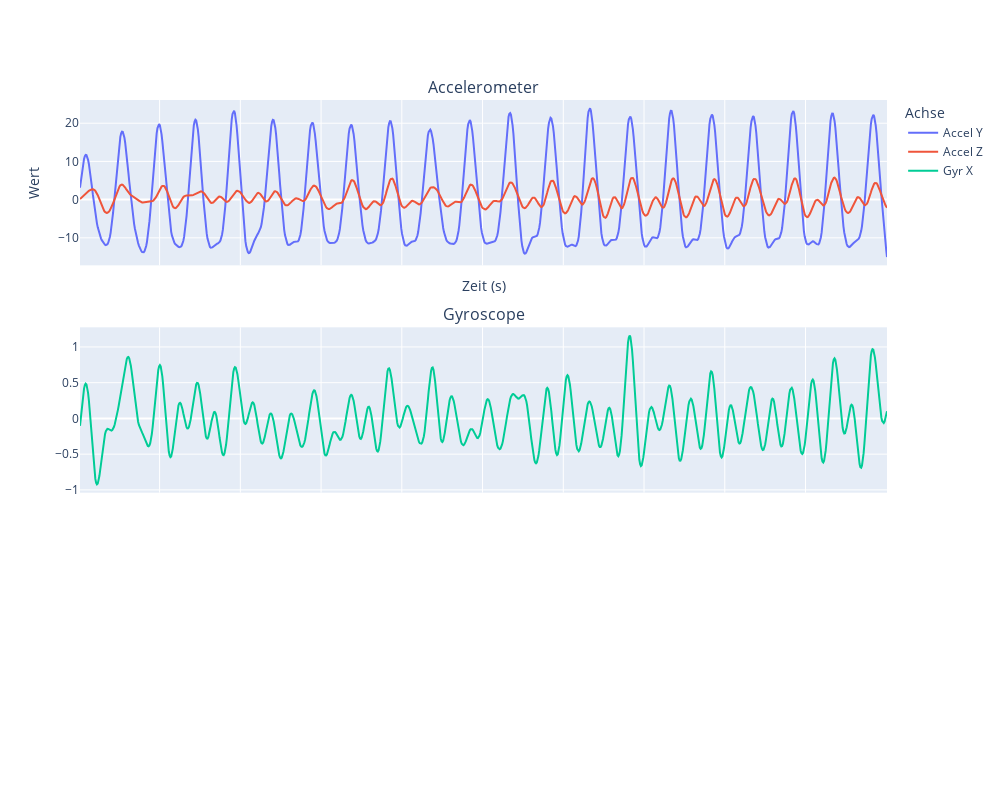

The code cell stored with this chart in its notebook:
### Markdown cell above
Frequenz gefiltert

### Code cell
plot_df(filtered_df_j)

### Figure 1 — Plotly figure (JSON) as saved in the notebook; plotly's stock layout.template omitted (floating-point values rounded to 4 significant figures; data arrays with more than 128 entries replaced by an {"elided": "..."} marker saying what was removed)
{"data": [{"name": "Accel Y", "type": "scatter", "x": {"elided": "1001 float values"}, "y": {"elided": "1001 float values"}}, {"name": "Accel Z", "type": "scatter", "x": {"elided": "1001 float values"}, "y": {"elided": "1001 float values"}}, {"marker": {"size": 4}, "name": "Gyr X", "type": "scatter", "x": {"elided": "1001 float values"}, "xaxis": "x2", "y": {"elided": "1001 float values"}, "yaxis": "y2"}], "layout": {"annotations": [{"font": {"size": 16}, "showarrow": false, "text": "Accelerometer", "x": 0.5, "xanchor": "center", "xref": "paper", "y": 1, "yanchor": "bottom", "yref": "paper"}, {"font": {"size": 16}, "showarrow": false, "text": "Gyroscope", "x": 0.5, "xanchor": "center", "xref": "paper", "y": 0.6333, "yanchor": "bottom", "yref": "paper"}], "height": 800, "legend": {"title": {"text": "Achse"}}, "width": 1000, "xaxis": {"anchor": "y", "domain": [0, 1], "matches": "x3", "showticklabels": false, "title": {"text": "Zeit (s)"}}, "xaxis2": {"anchor": "y2", "domain": [0, 1], "matches": "x3", "showticklabels": false}, "xaxis3": {"anchor": "y3", "domain": [0, 1]}, "yaxis": {"anchor": "x", "domain": [0.7333, 1], "title": {"text": "Wert"}}, "yaxis2": {"anchor": "x2", "domain": [0.3667, 0.6333]}, "yaxis3": {"anchor": "x3", "domain": [0, 0.2667]}}}
